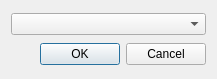
<?xml version="1.0" encoding="UTF-8"?>
<ui version="4.0">
 <class>GameModeDialog</class>
 <widget class="QDialog" name="GameModeDialog">
  <property name="geometry">
   <rect>
    <x>0</x>
    <y>0</y>
    <width>217</width>
    <height>79</height>
   </rect>
  </property>
  <property name="windowTitle">
   <string>Select Game Mode</string>
  </property>
  <layout class="QGridLayout" name="gridLayout">
   <item row="1" column="1">
    <widget class="QDialogButtonBox" name="buttonBox">
     <property name="standardButtons">
      <set>QDialogButtonBox::Cancel|QDialogButtonBox::Ok</set>
     </property>
    </widget>
   </item>
   <item row="0" column="0" colspan="2">
    <widget class="QComboBox" name="comboBox"/>
   </item>
  </layout>
 </widget>
 <resources/>
 <connections>
  <connection>
   <sender>buttonBox</sender>
   <signal>accepted()</signal>
   <receiver>GameModeDialog</receiver>
   <slot>accept()</slot>
   <hints>
    <hint type="sourcelabel">
     <x>251</x>
     <y>59</y>
    </hint>
    <hint type="destinationlabel">
     <x>200</x>
     <y>71</y>
    </hint>
   </hints>
  </connection>
  <connection>
   <sender>buttonBox</sender>
   <signal>rejected()</signal>
   <receiver>GameModeDialog</receiver>
   <slot>reject()</slot>
   <hints>
    <hint type="sourcelabel">
     <x>330</x>
     <y>51</y>
    </hint>
    <hint type="destinationlabel">
     <x>348</x>
     <y>69</y>
    </hint>
   </hints>
  </connection>
 </connections>
</ui>
